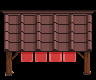

Tiled map render using the project's own tile images. Description and the whole map definition, tile-layer contents included, below:
An orthogonal 6x5 tile map with 16x16 px tiles, 1 tile layer (AlwaysFront).

<map version="1.10" tiledversion="1.11.2" orientation="orthogonal" renderorder="right-down" compressionlevel="0" width="6" height="5" tilewidth="16" tileheight="16" infinite="0" nextlayerid="8" nextobjectid="1">
 <tileset firstgid="1" source="master_canopies.tsx" /><layer id="5" name="AlwaysFront" width="6" height="5">
  <data encoding="csv">
43,44,45,46,47,48,
97,98,99,100,101,102,
151,152,153,154,155,156,
205,206,207,208,209,210,
259,260,261,0,263,264
</data>
 </layer>
</map>
